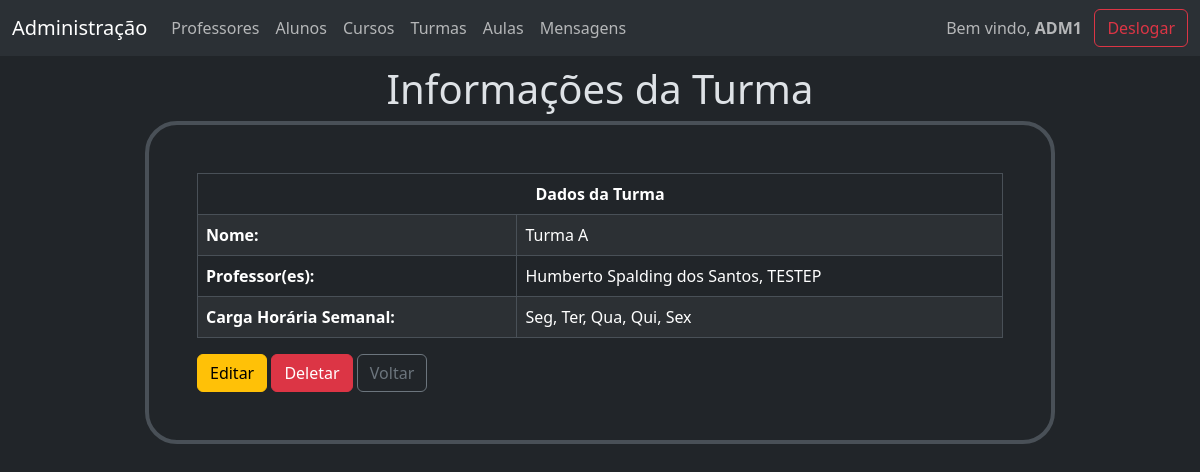
/gerenciamento/turma/1 (signed in), run on the app's committed database.
### gerenciamento/models.py (models this page shows, shortened)
class Turma(models.Model):
    id = models.AutoField(primary_key=True)
    nome = models.CharField(max_length=55)
    professor = models.ManyToManyField(Professor, blank=True)
    carga_horaria_semanal = models.ManyToManyField(
        DiaDaSemana,
        through='CargaHorariaTurma',
        related_name='carga_horaria_turmas'
    )
    class Meta:
        verbose_name_plural = 'Turmas'

class Pessoa(models.Model):
    id = models.AutoField(primary_key=True)
    usuario = models.OneToOneField(User, on_delete=models.CASCADE, null=True, blank=True)
    nome = models.CharField(max_length=55)
    cpf = models.CharField(max_length=11, unique=True)
    rg = models.CharField(max_length=9, unique=True)
    data_nascimento = models.DateField()
    email = models.EmailField(max_length=55, unique=True)
    telefone = models.CharField(max_length=14, unique=True)
    endereco = models.CharField(max_length=55)
    class Meta:
        abstract = True
    def __str__(self):
        return self.nome

class Professor(Pessoa):
    carga_horaria_semanal = models.ManyToManyField(
        DiaDaSemana,
        through='CargaHorariaProfessor',
        related_name='carga_horaria_professores',
    )
    class Meta:
        verbose_name_plural = 'Professores'
    pass

class DiaDaSemana(models.Model):
    id = models.AutoField(primary_key=True)
    dia = models.CharField(max_length=13, unique=True)
    class Meta:
        verbose_name_plural = 'Dias da Semana'
    def __str__(self):
        return self.dia

### gerenciamento/views.py (the view)
# urls.py: path('gerenciamento/turma/<int:id>', views.informacoes_da_turma, name='inf_tur'),
@user_passes_test(escola)
def informacoes_da_turma(request, id):
    turma = Turma.objects.get(id=id)
    context = {'turma': turma}
    return render(request, 'gerenciamento/turma/turma.html', context)

### gerenciamento/views.py (called while the page is built)
def escola(user):
    return user.groups.filter(name='Escola').exists()

### templates/gerenciamento/turma/turma.html
{% extends "gerenciamento/base.html" %}
{% block corpo %}
<div class='col-10 mx-auto'>
    <div class='text-center'>
        <h1>Informações da Turma</h1>
    </div>
    <div class='border p-5 border-4 rounded-5'>
        <table class="table table-striped table-bordered">
            <thead>
                <tr>
                    <th class='text-center' colspan='2' >Dados da Turma</th>
                </tr>
            </thead>
            <tbody>
                <tr>
                    <th>Nome:</th>
                    <td>{{ turma.nome }}</td>
                </tr>
                <tr>
                    <th>Professor(es):</th>
                    <td>
                        {% for professor in turma.professor.all %}
                            {{ professor }}{% if not forloop.last %}, {% endif %}
                        {% endfor %}
                    </td>
                </tr>
                <tr>
                    <th>Carga Horária Semanal:</th>
                    <td>
                        {% for carga_horaria_semanal in turma.carga_horaria_semanal.all %}
                            {{ carga_horaria_semanal }}{% if not forloop.last %}, {% endif %}
                        {% endfor %}
                    </td>
                </tr>
            </tbody>
        </table>
        <div>
            <a class='btn btn-warning' href="{% url "edi_inf_tur" turma.id %}">Editar</a>
            <a class='btn btn-danger' href="{% url "del_tur" turma.id %}">Deletar</a>
            <a class='btn btn-outline-secondary' href="{% url "lis_turs" %}">Voltar</a>
        </div>
    </div>
    <br>
</div>
{% endblock corpo %}

### templates/gerenciamento/base.html (shortened to what this page needs)
{% extends "base.html" %}
{% block base %}
<div>
    <nav class="navbar fixed-top navbar-expand-lg bg-body-tertiary" >
        <div class="container-fluid">
            <a class="navbar-brand" href="{% url "indexescola" %}">Administração</a>
            <div class="collapse navbar-collapse" id="navbarNavDropdown">
                <ul class="navbar-nav me-auto">
                    <li class="nav-item">
                        <a class="nav-link" href="{% url "lis_pros" %}">Professores</a>
                    </li>
                    <li class="nav-item">
                        <a class="nav-link" href="{% url "lis_alus" %}">Alunos</a>
                    </li>
                    <li class="nav-item">
                        <a class="nav-link" href="{% url "lis_curs" %}">Cursos</a>
                    </li>
                    <li class="nav-item">
                        <a class="nav-link" href="{% url "lis_turs" %}">Turmas</a>
                    </li>
                    <li class="nav-item">
                        <a class="nav-link" href="{% url "lis_auls" %}">Aulas</a>
                    </li>
                    <li class="nav-item">
                        <a class="nav-link" href="{% url "msgs" %}">Mensagens</a>
                    </li>
                </ul>
                <span class='navbar-text'>Bem vindo, <strong>{{user.first_name}}</strong></span>
                <a class='btn btn-outline-danger' href="{% url "desl" %}">Deslogar</a>
            </div>
        </div>
    </nav>
</div>
<div class='container'>
    {% block corpo %}{% endblock corpo %}
</div>
{% endblock base %}

### data on the page
Turma: nome "Turma A"
Professor: nome "Humberto Spalding dos Santos"
Professor: nome "TESTEP"
DiaDaSemana: dia "Seg"
DiaDaSemana: dia "Ter"
DiaDaSemana: dia "Qua"
DiaDaSemana: dia "Qui"
DiaDaSemana: dia "Sex"

### other printed values
{{ user.first_name }} "ADM1"
